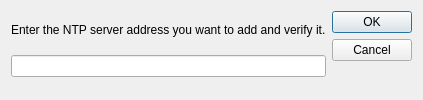
<?xml version="1.0" encoding="UTF-8"?>
<ui version="4.0">
 <class>NTPDialog</class>
 <widget class="QDialog" name="NTPDialog">
  <property name="geometry">
   <rect>
    <x>0</x>
    <y>0</y>
    <width>400</width>
    <height>100</height>
   </rect>
  </property>
  <property name="windowTitle">
   <string>Dialog</string>
  </property>
  <layout class="QHBoxLayout" name="horizontalLayout">
   <item>
    <layout class="QVBoxLayout" name="verticalLayout">
     <item>
      <widget class="QLabel" name="label">
       <property name="sizePolicy">
        <sizepolicy hsizetype="Preferred" vsizetype="Fixed">
         <horstretch>0</horstretch>
         <verstretch>0</verstretch>
        </sizepolicy>
       </property>
       <property name="text">
        <string>Enter the NTP server address you want to add and verify it.</string>
       </property>
      </widget>
     </item>
     <item>
      <widget class="QLineEdit" name="lineEdit"/>
     </item>
    </layout>
   </item>
   <item>
    <widget class="QDialogButtonBox" name="buttonBox">
     <property name="orientation">
      <enum>Qt::Vertical</enum>
     </property>
     <property name="standardButtons">
      <set>QDialogButtonBox::Cancel|QDialogButtonBox::Ok</set>
     </property>
    </widget>
   </item>
  </layout>
 </widget>
 <resources/>
 <connections>
  <connection>
   <sender>buttonBox</sender>
   <signal>accepted()</signal>
   <receiver>NTPDialog</receiver>
   <slot>accept()</slot>
   <hints>
    <hint type="sourcelabel">
     <x>248</x>
     <y>254</y>
    </hint>
    <hint type="destinationlabel">
     <x>157</x>
     <y>274</y>
    </hint>
   </hints>
  </connection>
  <connection>
   <sender>buttonBox</sender>
   <signal>rejected()</signal>
   <receiver>NTPDialog</receiver>
   <slot>reject()</slot>
   <hints>
    <hint type="sourcelabel">
     <x>316</x>
     <y>260</y>
    </hint>
    <hint type="destinationlabel">
     <x>286</x>
     <y>274</y>
    </hint>
   </hints>
  </connection>
 </connections>
</ui>
